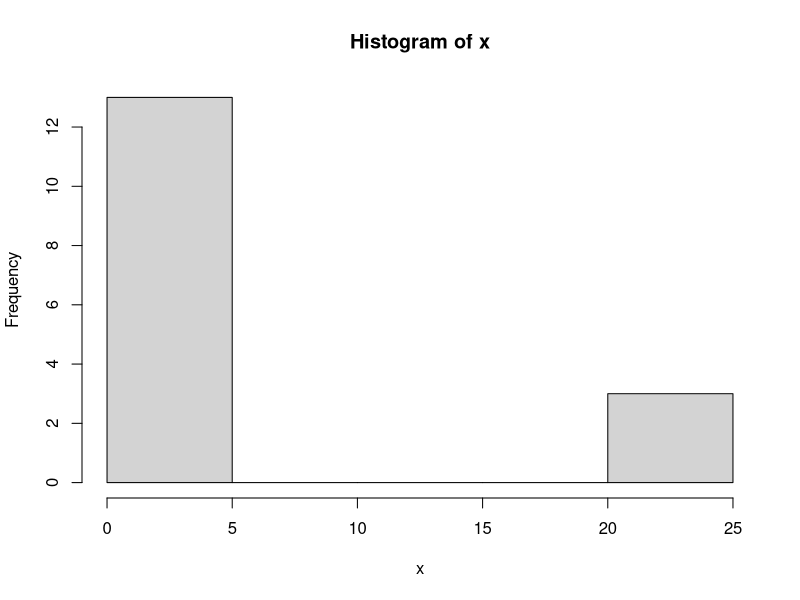

Write the R code that produced this figure.
library(VennDiagram)
Meropenem<- c(1,1,1,1,1,1,1,1,1,1,1,1,1,1,1,0,1,0,0,0,1,0,1,0,1,1,0,1,1,1,1,1,1,1,0,0,1,0,1,1,1,0,1,1,1,1,1,1,1,1,1,1,1,1,0,1,1,0,0,1,1,1,1,1,1,1,1,1,1,1,1,1,1,1,1,1,1,1,0,1,1,0,1,1,0,1,1,1,0,1,1,1,1,0,1,1,1,1,1,1,1,0,1,0,1,1,1,1,1,1,1,1,1,1,1,0,0,1,0,0,0,0,1,0,0,0,0,1,1,1,1,0,0,1,1,1,0,1,1,1,1,1,1,1,0,0,1,1,1,1,0,1,1,1,1,1,1,1,1,1,0,0,1,0,0,1,1,0)

Azithromycin <- c(0,0,0,0,0,0,1,0,0,1,0,0,0,0,1,1,0,0,1,1,0,0,0,1,0,0,0,0,0,1,0,0,0,1,1,1,0,1,0,0,0,1,0,0,0,0,1,0,0,0,0,0,1,0,1,0,0,0,0,0,0,0,0,1,0,0,0,0,1,1,0,1,0,1,0,0,0,0,0,0,0,0,0,0,1,0,0,0,0,0,0,0,0,0,0,0,0,0,0,0,0,0,0,0,0,0,0,0,0,0,0,0,0,0,0,0,1,0,0,1,0,0,0,1,1,0,1,0,0,0,0,1,0,0,0,1,0,0,0,1,0,0,0,0,1,0,0,0,0,1,0,0,0,0,0,0,0,0,0,0,0,0,0,0,0,0,0,0)

Ceftriaxone<-  c(0,0,0,0,0,0,1,0,0,0,0,0,0,0,0,1,0,1,1,1,0,1,0,0,1,0,0,0,1,1,0,0,0,0,0,0,0,0,0,0,0,0,0,0,1,0,1,0,1,1,0,0,0,0,1,1,0,0,0,0,0,1,0,0,0,0,0,0,0,0,0,0,0,0,1,0,0,1,0,0,0,1,0,0,0,0,0,0,1,0,0,0,0,1,1,1,0,0,0,1,1,1,0,1,1,0,0,0,1,0,0,0,0,1,0,1,0,0,0,1,0,1,0,1,0,1,1,1,0,1,0,0,1,0,0,0,0,0,1,1,1,0,0,0,0,1,0,0,1,0,1,1,0,1,0,0,1,0,0,0,0,1,0,0,0,0,0,0)
length(Ceftriaxone)
Moxifloxacin <- c(0,0,0,0,0,0,0,0,1,0,1,1,0,0,1,0,0,0,0,0,0,0,1,0,1,0,1,0,0,0,1,0,0,0,0,1,1,0,0,0,0,0,0,0,1,0,0,0,1,0,0,0,0,0,0,0,0,0,0,0,0,0,0,0,0,0,0,0,0,0,0,0,0,0,0,0,0,0,1,0,0,0,1,0,1,0,1,1,1,1,0,0,0,0,0,0,0,0,0,1,0,1,0,0,1,0,0,0,0,0,0,0,0,0,0,1,0,0,0,0,0,1,0,1,1,0,0,1,1,0,0,0,1,1,0,0,0,1,1,0,0,0,0,0,0,1,0,0,0,0,0,0,0,0,0,0,0,0,0,1,0,0,0,0,0,0,1,0)
length(Moxifloxacin)
Others<- c(0,1,0,0,0,0,0,0,0,1,1,0,1,0,0,0,0,0,0,0,1,1,0,1,0,0,0,1,0,1,0,0,1,0,0,1,0,0,0,1,0,0,1,0,1,1,1,0,0,1,0,1,0,1,1,1,1,1,0,0,1,0,0,0,0,0,0,0,0,0,0,0,0,0,0,0,0,0,0,0,0,0,0,0,0,1,0,1,1,1,0,1,0,1,1,1,1,1,0,0,0,1,1,1,1,0,1,0,0,0,0,1,0,1,0,1,0,0,0,0,0,1,0,0,0,0,0,0,0,1,1,0,0,0,1,0,0,0,0,1,0,1,0,0,0,0,1,1,1,0,0,0,1,0,1,0,0,0,1,0,1,1,1,0,0,1,0,0)



venn.diagram(
      x = list(Meropenem = which(Meropenem==1),Azithromycin = which(Azithromycin==1),Ceftriaxone = which(Ceftriaxone==1),Moxifloxacin = which(Moxifloxacin==1),Others = which(Others==1)), 
      height=2000, width=2000, resolution=300, col = "transparent",margin = 0.2,
      fill = c("cornflowerblue", "green", "yellow", "darkorchid1","hotpink1"), alpha = 0.50,
      cex = 1.5,filename="pic.tiff",fontfamily = "serif",fontface = "bold",
      cat.col = c("darkblue", "darkgreen", "orange", "darkorchid4","deeppink4"),cat.cex = 1.5, 
      cat.pos = 0,cat.dist = 0.07,cat.fontfamily = "serif",rotation.degree = 270,
      label.col = "white")

x<- c(1,1,1,1,1,1,22,2,2,2,22,2,2,2,22,2)
hist(x)
